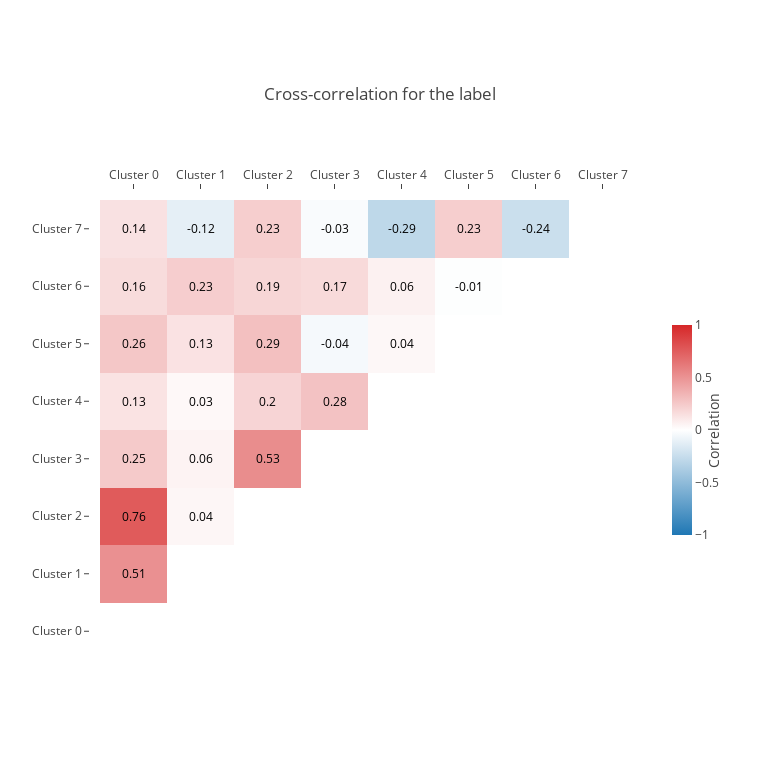

This figure's notebook cell:
### Code cell
correlationMatrix(df_all, on="label", agg_period="2D", interactive=True)
correlationMatrix(df_all, on="GroundTruth", agg_period="2D", interactive=True)

### Figure 1 — Plotly figure (JSON) as saved in the notebook; plotly's stock layout.template omitted (floating-point values rounded to 4 significant figures)
{"data": [{"colorbar": {"len": 0.5, "outlinewidth": 0, "thickness": 20, "title": {"side": "right", "text": "\n \n Correlation"}, "xpad": 25}, "colorscale": [[0, "rgb(31, 119, 180)"], [0.5, "rgb(255,255,255)"], [1, "rgb(214, 39, 40)"]], "showscale": true, "type": "heatmap", "uid": "e43488b8-f457-46f4-a909-d91028dd5408", "x": ["Cluster 0", "Cluster 1", "Cluster 2", "Cluster 3", "Cluster 4", "Cluster 5", "Cluster 6", "Cluster 7"], "y": ["Cluster 0", "Cluster 1", "Cluster 2", "Cluster 3", "Cluster 4", "Cluster 5", "Cluster 6", "Cluster 7"], "z": [[0, 0, 0, 0, 0, 0, 0, 0], [0.5139, 0, 0, 0, 0, 0, 0, 0], [0.7615, 0.03975, 0, 0, 0, 0, 0, 0], [0.2472, 0.05521, 0.5296, 0, 0, 0, 0, 0], [0.1316, 0.03365, 0.1976, 0.2813, 0, 0, 0, 0], [0.2582, 0.1324, 0.2915, -0.04306, 0.03798, 0, 0, 0], [0.1611, 0.2301, 0.1899, 0.1709, 0.0643, -0.009563, 0, 0], [0.1366, -0.1158, 0.229, -0.02731, -0.2883, 0.2264, -0.2387, 0]], "zmax": 1, "zmid": 0, "zmin": -1}], "layout": {"annotations": [{"font": {"color": "Black"}, "showarrow": false, "text": "", "x": "Cluster 0", "xref": "x", "y": "Cluster 0", "yref": "y"}, {"font": {"color": "Black"}, "showarrow": false, "text": "", "x": "Cluster 1", "xref": "x", "y": "Cluster 0", "yref": "y"}, {"font": {"color": "Black"}, "showarrow": false, "text": "", "x": "Cluster 2", "xref": "x", "y": "Cluster 0", "yref": "y"}, {"font": {"color": "Black"}, "showarrow": false, "text": "", "x": "Cluster 3", "xref": "x", "y": "Cluster 0", "yref": "y"}, {"font": {"color": "Black"}, "showarrow": false, "text": "", "x": "Cluster 4", "xref": "x", "y": "Cluster 0", "yref": "y"}, {"font": {"color": "Black"}, "showarrow": false, "text": "", "x": "Cluster 5", "xref": "x", "y": "Cluster 0", "yref": "y"}, {"font": {"color": "Black"}, "showarrow": false, "text": "", "x": "Cluster 6", "xref": "x", "y": "Cluster 0", "yref": "y"}, {"font": {"color": "Black"}, "showarrow": false, "text": "", "x": "Cluster 7", "xref": "x", "y": "Cluster 0", "yref": "y"}, {"font": {"color": "Black"}, "showarrow": false, "text": "0.51", "x": "Cluster 0", "xref": "x", "y": "Cluster 1", "yref": "y"}, {"font": {"color": "Black"}, "showarrow": false, "text": "", "x": "Cluster 1", "xref": "x", "y": "Cluster 1", "yref": "y"}, {"font": {"color": "Black"}, "showarrow": false, "text": "", "x": "Cluster 2", "xref": "x", "y": "Cluster 1", "yref": "y"}, {"font": {"color": "Black"}, "showarrow": false, "text": "", "x": "Cluster 3", "xref": "x", "y": "Cluster 1", "yref": "y"}, {"font": {"color": "Black"}, "showarrow": false, "text": "", "x": "Cluster 4", "xref": "x", "y": "Cluster 1", "yref": "y"}, {"font": {"color": "Black"}, "showarrow": false, "text": "", "x": "Cluster 5", "xref": "x", "y": "Cluster 1", "yref": "y"}, {"font": {"color": "Black"}, "showarrow": false, "text": "", "x": "Cluster 6", "xref": "x", "y": "Cluster 1", "yref": "y"}, {"font": {"color": "Black"}, "showarrow": false, "text": "", "x": "Cluster 7", "xref": "x", "y": "Cluster 1", "yref": "y"}, {"font": {"color": "Black"}, "showarrow": false, "text": "0.76", "x": "Cluster 0", "xref": "x", "y": "Cluster 2", "yref": "y"}, {"font": {"color": "Black"}, "showarrow": false, "text": "0.04", "x": "Cluster 1", "xref": "x", "y": "Cluster 2", "yref": "y"}, {"font": {"color": "Black"}, "showarrow": false, "text": "", "x": "Cluster 2", "xref": "x", "y": "Cluster 2", "yref": "y"}, {"font": {"color": "Black"}, "showarrow": false, "text": "", "x": "Cluster 3", "xref": "x", "y": "Cluster 2", "yref": "y"}, {"font": {"color": "Black"}, "showarrow": false, "text": "", "x": "Cluster 4", "xref": "x", "y": "Cluster 2", "yref": "y"}, {"font": {"color": "Black"}, "showarrow": false, "text": "", "x": "Cluster 5", "xref": "x", "y": "Cluster 2", "yref": "y"}, {"font": {"color": "Black"}, "showarrow": false, "text": "", "x": "Cluster 6", "xref": "x", "y": "Cluster 2", "yref": "y"}, {"font": {"color": "Black"}, "showarrow": false, "text": "", "x": "Cluster 7", "xref": "x", "y": "Cluster 2", "yref": "y"}, {"font": {"color": "Black"}, "showarrow": false, "text": "0.25", "x": "Cluster 0", "xref": "x", "y": "Cluster 3", "yref": "y"}, {"font": {"color": "Black"}, "showarrow": false, "text": "0.06", "x": "Cluster 1", "xref": "x", "y": "Cluster 3", "yref": "y"}, {"font": {"color": "Black"}, "showarrow": false, "text": "0.53", "x": "Cluster 2", "xref": "x", "y": "Cluster 3", "yref": "y"}, {"font": {"color": "Black"}, "showarrow": false, "text": "", "x": "Cluster 3", "xref": "x", "y": "Cluster 3", "yref": "y"}, {"font": {"color": "Black"}, "showarrow": false, "text": "", "x": "Cluster 4", "xref": "x", "y": "Cluster 3", "yref": "y"}, {"font": {"color": "Black"}, "showarrow": false, "text": "", "x": "Cluster 5", "xref": "x", "y": "Cluster 3", "yref": "y"}, {"font": {"color": "Black"}, "showarrow": false, "text": "", "x": "Cluster 6", "xref": "x", "y": "Cluster 3", "yref": "y"}, {"font": {"color": "Black"}, "showarrow": false, "text": "", "x": "Cluster 7", "xref": "x", "y": "Cluster 3", "yref": "y"}, {"font": {"color": "Black"}, "showarrow": false, "text": "0.13", "x": "Cluster 0", "xref": "x", "y": "Cluster 4", "yref": "y"}, {"font": {"color": "Black"}, "showarrow": false, "text": "0.03", "x": "Cluster 1", "xref": "x", "y": "Cluster 4", "yref": "y"}, {"font": {"color": "Black"}, "showarrow": false, "text": "0.2", "x": "Cluster 2", "xref": "x", "y": "Cluster 4", "yref": "y"}, {"font": {"color": "Black"}, "showarrow": false, "text": "0.28", "x": "Cluster 3", "xref": "x", "y": "Cluster 4", "yref": "y"}, {"font": {"color": "Black"}, "showarrow": false, "text": "", "x": "Cluster 4", "xref": "x", "y": "Cluster 4", "yref": "y"}, {"font": {"color": "Black"}, "showarrow": false, "text": "", "x": "Cluster 5", "xref": "x", "y": "Cluster 4", "yref": "y"}, {"font": {"color": "Black"}, "showarrow": false, "text": "", "x": "Cluster 6", "xref": "x", "y": "Cluster 4", "yref": "y"}, {"font": {"color": "Black"}, "showarrow": false, "text": "", "x": "Cluster 7", "xref": "x", "y": "Cluster 4", "yref": "y"}, {"font": {"color": "Black"}, "showarrow": false, "text": "0.26", "x": "Cluster 0", "xref": "x", "y": "Cluster 5", "yref": "y"}, {"font": {"color": "Black"}, "showarrow": false, "text": "0.13", "x": "Cluster 1", "xref": "x", "y": "Cluster 5", "yref": "y"}, {"font": {"color": "Black"}, "showarrow": false, "text": "0.29", "x": "Cluster 2", "xref": "x", "y": "Cluster 5", "yref": "y"}, {"font": {"color": "Black"}, "showarrow": false, "text": "-0.04", "x": "Cluster 3", "xref": "x", "y": "Cluster 5", "yref": "y"}, {"font": {"color": "Black"}, "showarrow": false, "text": "0.04", "x": "Cluster 4", "xref": "x", "y": "Cluster 5", "yref": "y"}, {"font": {"color": "Black"}, "showarrow": false, "text": "", "x": "Cluster 5", "xref": "x", "y": "Cluster 5", "yref": "y"}, {"font": {"color": "Black"}, "showarrow": false, "text": "", "x": "Cluster 6", "xref": "x", "y": "Cluster 5", "yref": "y"}, {"font": {"color": "Black"}, "showarrow": false, "text": "", "x": "Cluster 7", "xref": "x", "y": "Cluster 5", "yref": "y"}, {"font": {"color": "Black"}, "showarrow": false, "text": "0.16", "x": "Cluster 0", "xref": "x", "y": "Cluster 6", "yref": "y"}, {"font": {"color": "Black"}, "showarrow": false, "text": "0.23", "x": "Cluster 1", "xref": "x", "y": "Cluster 6", "yref": "y"}, {"font": {"color": "Black"}, "showarrow": false, "text": "0.19", "x": "Cluster 2", "xref": "x", "y": "Cluster 6", "yref": "y"}, {"font": {"color": "Black"}, "showarrow": false, "text": "0.17", "x": "Cluster 3", "xref": "x", "y": "Cluster 6", "yref": "y"}, {"font": {"color": "Black"}, "showarrow": false, "text": "0.06", "x": "Cluster 4", "xref": "x", "y": "Cluster 6", "yref": "y"}, {"font": {"color": "Black"}, "showarrow": false, "text": "-0.01", "x": "Cluster 5", "xref": "x", "y": "Cluster 6", "yref": "y"}, {"font": {"color": "Black"}, "showarrow": false, "text": "", "x": "Cluster 6", "xref": "x", "y": "Cluster 6", "yref": "y"}, {"font": {"color": "Black"}, "showarrow": false, "text": "", "x": "Cluster 7", "xref": "x", "y": "Cluster 6", "yref": "y"}, {"font": {"color": "Black"}, "showarrow": false, "text": "0.14", "x": "Cluster 0", "xref": "x", "y": "Cluster 7", "yref": "y"}, {"font": {"color": "Black"}, "showarrow": false, "text": "-0.12", "x": "Cluster 1", "xref": "x", "y": "Cluster 7", "yref": "y"}, {"font": {"color": "Black"}, "showarrow": false, "text": "0.23", "x": "Cluster 2", "xref": "x", "y": "Cluster 7", "yref": "y"}, {"font": {"color": "Black"}, "showarrow": false, "text": "-0.03", "x": "Cluster 3", "xref": "x", "y": "Cluster 7", "yref": "y"}, {"font": {"color": "Black"}, "showarrow": false, "text": "-0.29", "x": "Cluster 4", "xref": "x", "y": "Cluster 7", "yref": "y"}, {"font": {"color": "Black"}, "showarrow": false, "text": "0.23", "x": "Cluster 5", "xref": "x", "y": "Cluster 7", "yref": "y"}, {"font": {"color": "Black"}, "showarrow": false, "text": "-0.24", "x": "Cluster 6", "xref": "x", "y": "Cluster 7", "yref": "y"}, {"font": {"color": "Black"}, "showarrow": false, "text": "", "x": "Cluster 7", "xref": "x", "y": "Cluster 7", "yref": "y"}], "height": 760, "margin": {"b": 100, "l": 100, "pad": 10, "r": 50, "t": 200}, "title": {"text": "Cross-correlation for the label"}, "width": 760, "xaxis": {"automargin": true, "side": "top"}, "yaxis": {"automargin": true}}}
